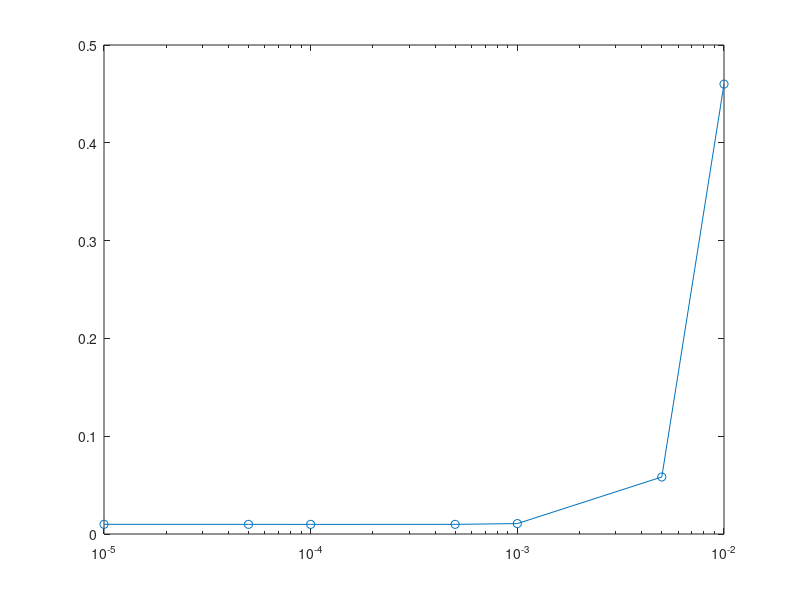
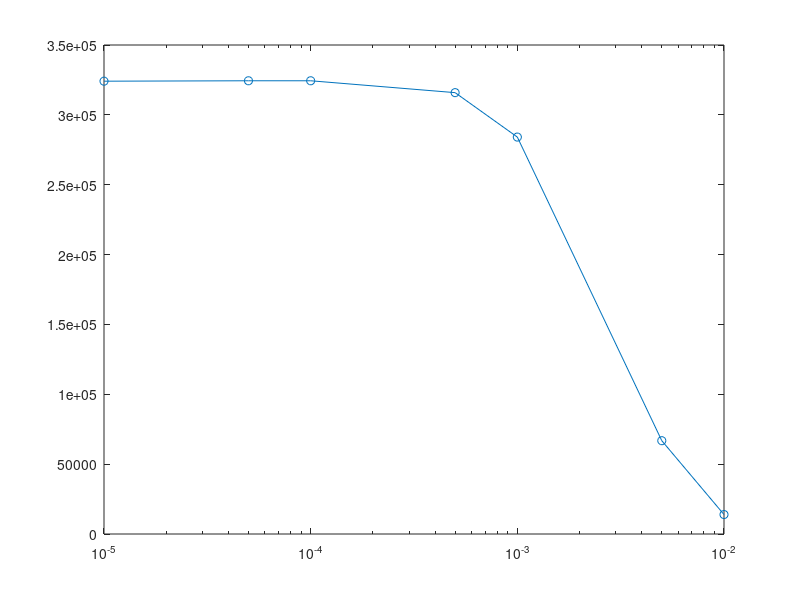
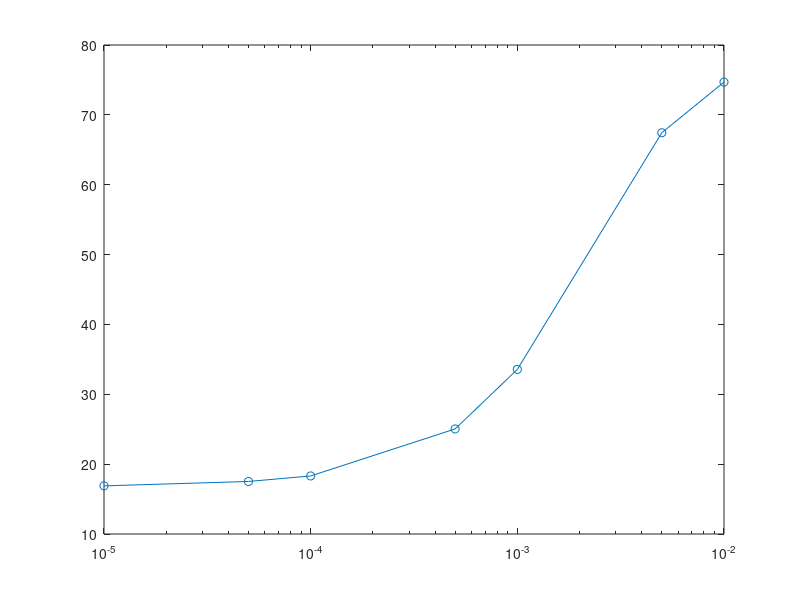
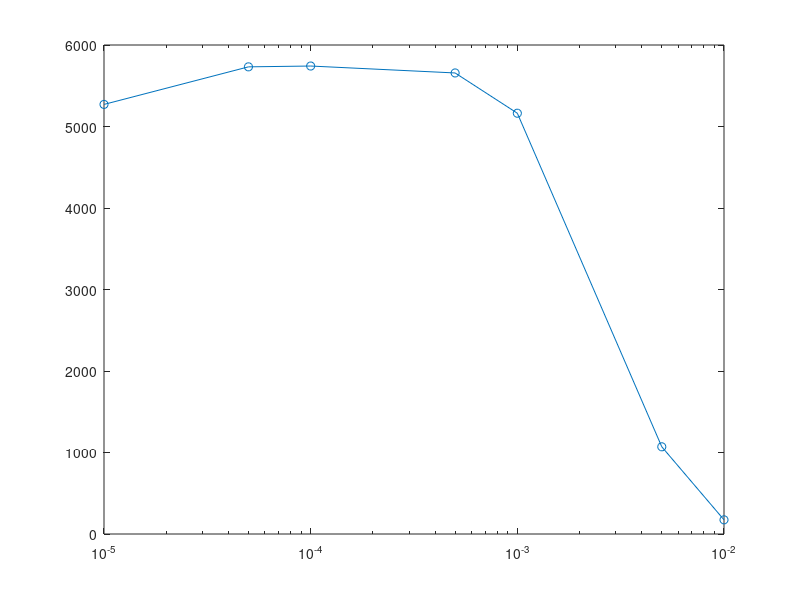

Here is the MATLAB script that generated these plots, in order:
Alpha=[1e-5 5e-5 1e-4 5e-4 1e-3 5e-3 1e-2];
YL=[0.009902 0.009872 0.009841 0.009872 0.01065 0.0583 0.46];
ZT=[3.241e5 3.244e5 3.244e5 3.159e5 2.841e5 6.678e4 1.393e4];
ThetaZT=[16.89 17.52 18.31 25.04 33.56 67.44 74.69];
Eta=[5271 5732 5742 5657 5163 1070 174];
ThetaEta=[64.93 65.62 66.51 73.93 83.39 121.6 90.52];
alpha=[37.88 37.79 37.67 36.72 35.49 36.56 77.01];
beta=[-42.12 -42.12 -42.12 -42.08 -42.04 -50.56 -21.83];

semilogx(Alpha,YL,'-o')
figure;semilogx(Alpha,ZT,'-o')
figure;semilogx(Alpha,ThetaZT,'-o')
figure;semilogx(Alpha,Eta,'-o')
figure;semilogx(Alpha,ThetaEta,'-o')
figure;semilogx(Alpha,alpha,'-o')
figure;semilogx(Alpha,beta,'-o')
